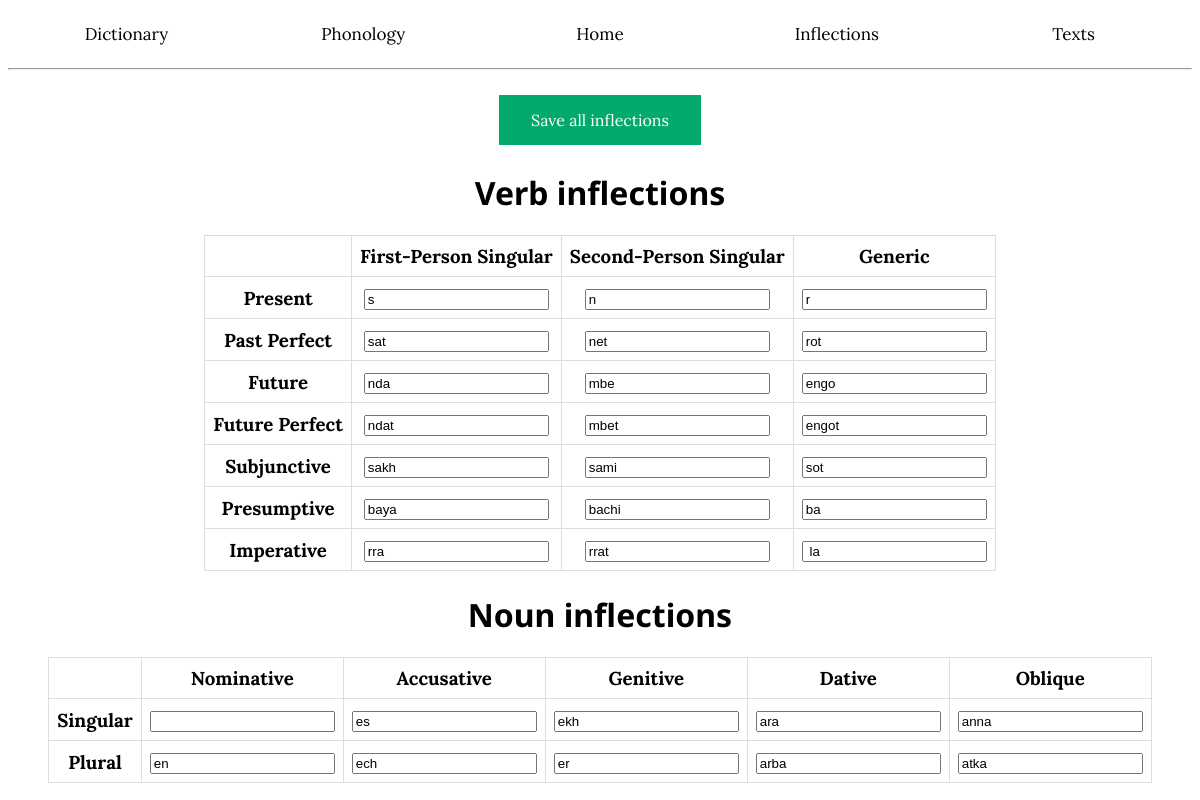
The page /inflections on the database as committed earlier.
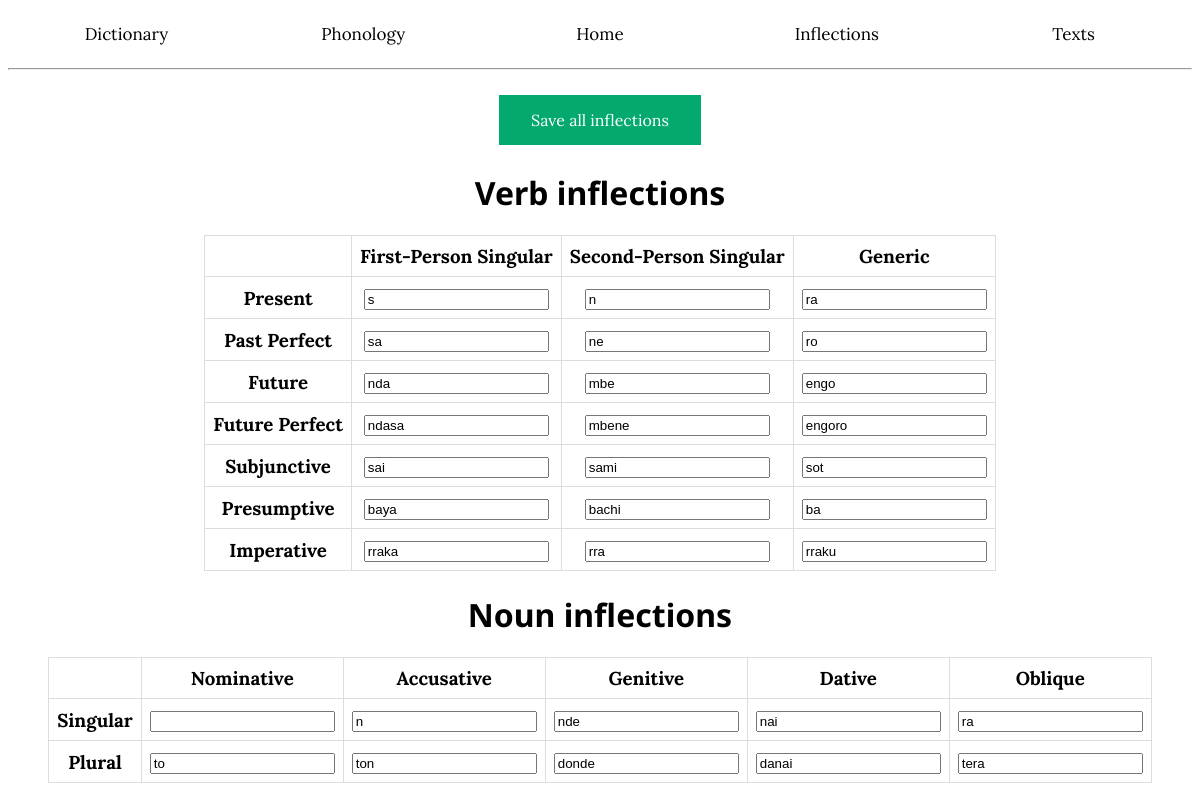
The same page on the database as committed later.
### app/models.py (models this page shows, shortened)
class VerbInflections(db.Model):
    __tablename__ = 'Verb Inflections'
    aspect: so.Mapped[str] = so.mapped_column(primary_key=True)
    irregular: so.Mapped[bool] = so.mapped_column()
    gloss: so.Mapped[str] = so.mapped_column()
    fs: so.Mapped[str] = so.mapped_column()
    ss: so.Mapped[str] = so.mapped_column()
    other: so.Mapped[str] = so.mapped_column()

class NounInflections(db.Model):
    __tablename__ = 'Noun Inflections'
    number: so.Mapped[str] = so.mapped_column(primary_key=True)
    irregular: so.Mapped[bool] = so.mapped_column()
    NOM: so.Mapped[str] = so.mapped_column()
    ACC: so.Mapped[str] = so.mapped_column()
    GEN: so.Mapped[str] = so.mapped_column()
    DAT: so.Mapped[str] = so.mapped_column()
    OBL: so.Mapped[str] = so.mapped_column()

### app/routes.py (the view, shortened to what this page needs)
@app.route('/inflections', methods=['GET', 'POST'])
def inflections():
    form = infForm()
    vinf = []
    ninf = []
    for inflection in VerbInflections.query.filter(VerbInflections.irregular == 0).all():
        vinf.append(inflection)
    for inflection in NounInflections.query.filter(NounInflections.irregular == 0).all():
        ninf.append(inflection)
    return render_template('inflections.html', verb=vinf, form=form, SG=ninf[0], PL=ninf[1])

### app/forms.py
class infForm(FlaskForm):
    submit = SubmitField('Save all inflections')

### app/templates/inflections.html (shortened to what this page needs)
<!DOCTYPE html>
<html lang="en">
<head>
</head>
<body>
{% extends "base.html" %}
{% block content %}
<form action="" method="post" novalidate>
    <h3> {{ form.submit(class_="grb gena") }} </h3>
    <h1>Verb inflections</h1>
    <table>
        <tbody>
        <tr>
            <td></td>
            <td><b>First-Person Singular</b></td>
            <td><b>Second-Person Singular</b></td>
            <td><b>Generic</b></td>
        </tr>
        {% for row in verb %}
        <tr>
            <td>
                <b>{{ row.aspect }}</b>
            </td>
            <td>
                <input type="text" name="{{ row.aspect }} 1s" value="{{ row.fs }}">
            </td>
            <td>
                <input type="text" name="{{ row.aspect }} 2s" value="{{ row.ss }}">
            </td>
            <td>
                <input type="text" name="{{ row.aspect }} gen" value="{{ row.other }}">
            </td>
        </tr>
        {% endfor %}
        </tbody>
    </table>
    <h1>Noun inflections</h1>
    <table>
        <tbody>
        <tr>
            <td></td>
            <td><b>Nominative</b></td>
            <td><b>Accusative</b></td>
            <td><b>Genitive</b></td>
            <td><b>Dative</b></td>
            <td><b>Oblique</b></td>
        </tr>
        <tr>
            <td>
                <b>Singular</b>
            </td>
            <td><input type="text" name="SG NOM" value="{{ SG.NOM }}"></td>
            <td><input type="text" name="SG ACC" value="{{ SG.ACC }}"></td>
            <td><input type="text" name="SG GEN" value="{{ SG.GEN }}"></td>
            <td><input type="text" name="SG DAT" value="{{ SG.DAT }}"></td>
            <td><input type="text" name="SG OBL" value="{{ SG.OBL }}"></td>
        </tr>
        <tr>
            <td>
                <b>Plural</b>
            </td>
            <td><input type="text" name="PL NOM" value="{{ PL.NOM }}"></td>
            <td><input type="text" name="PL ACC" value="{{ PL.ACC }}"></td>
            <td><input type="text" name="PL GEN" value="{{ PL.GEN }}"></td>
            <td><input type="text" name="PL DAT" value="{{ PL.DAT }}"></td>
            <td><input type="text" name="PL OBL" value="{{ PL.OBL }}"></td>
        </tr>
        </tbody>
    </table>
</form>
{% endblock %}

### app/templates/base.html (shortened to what this page needs)
<!DOCTYPE html>
<html lang="en">
<head>
    <link rel="stylesheet" href='/static/style.css' />
</head>
<body>
 <div class="navbar">
        <a href="{{ url_for('dictionary') }}">Dictionary</a>
        <a href="{{ url_for('phonology') }}">Phonology</a>
        <a href="{{ url_for('index') }}">Home</a>
        <a href="{{ url_for('inflections') }}">Inflections</a>
        <a href="{{ url_for('texts') }}">Texts</a>
</div>
<hr>
{% block content %}{% endblock %}
</body>
</html>

### app/static/style.css (style rules this page uses)
p, th, td { color: black; font-family: "Lora", serif; font-size: 14pt; font-weight: 400; text-align: left; margin-left: 10%; margin-right: 10%; }
h1 { color: black; font-family: "Noto Sans", sans-serif; font-size: 24pt; text-align: center; font-weight: 700; margin-left: 20%; margin-right: 20%; }
h3 { color: black; font-family: "Noto Sans", sans-serif; font-size: 16pt; text-align: center; }
.navbar { width: 100%; background-color: white; overflow: auto; }
.navbar a { float: left; color: black; font-family: "Lora"; text-decoration: none; font-size: 17px; width: 20%; text-align: center; padding-top: 15px; padding-bottom: 15px; }
.grb { background-color: #e7e7e7; border: none; color: black; padding: 15px 32px; text-align: center; text-decoration: none; display: inline-block; font-size: 16px; margin: 4px 2px; cursor: pointer; font-family: "Lora", serif }
.gena { background-color: #04AA6D; color: white; }
td, th, td[colspan="3"] { border: 1px solid #ddd; padding: 8px; text-align: center; vertical-align: middle; }
table { border-collapse: collapse; margin-left: auto; margin-right: auto; }

Rows that differ between the two databases and show on the page:
changed VerbInflections "Present": other "r" → "ra"
changed VerbInflections "Past Perfect": fs "sat" → "sa"; ss "net" → "ne"; other "rot" → "ro"
changed VerbInflections "Future Perfect": fs "ndat" → "ndasa"; ss "mbet" → "mbene"; other "engot" → "engoro"
changed VerbInflections "Subjunctive": fs "sakh" → "sai"
changed VerbInflections "Imperative": fs "rra" → "rraka"; ss "rrat" → "rra"; other "la" → "rraku"
changed NounInflections: ACC "es" → "n"; GEN "ekh" → "nde"; DAT "ara" → "nai"; OBL "anna" → "ra"
changed NounInflections: NOM "en" → "to"; ACC "ech" → "ton"; GEN "er" → "donde"; DAT "arba" → "danai"; OBL "atka" → "tera"
